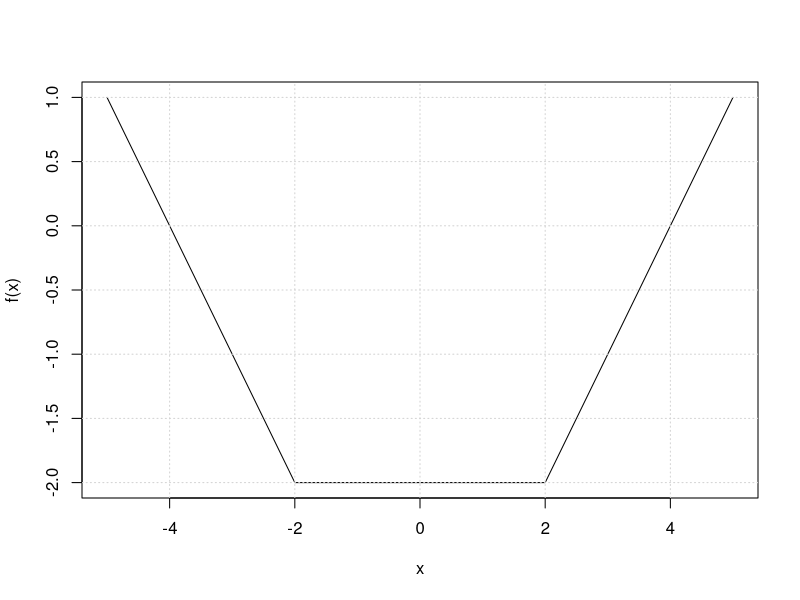

This chart was generated by the following R code:
i <- 3:7
(2+i^2)
sum((2+i^2))
sum((2+i^2))/3

f <- function(x){ifelse(x < -2, -x - 4, ifelse(x <= 2, 0*x -2, x - 4))}
x <- seq(-5,5)
plot(x,f(x),type='l')
grid()